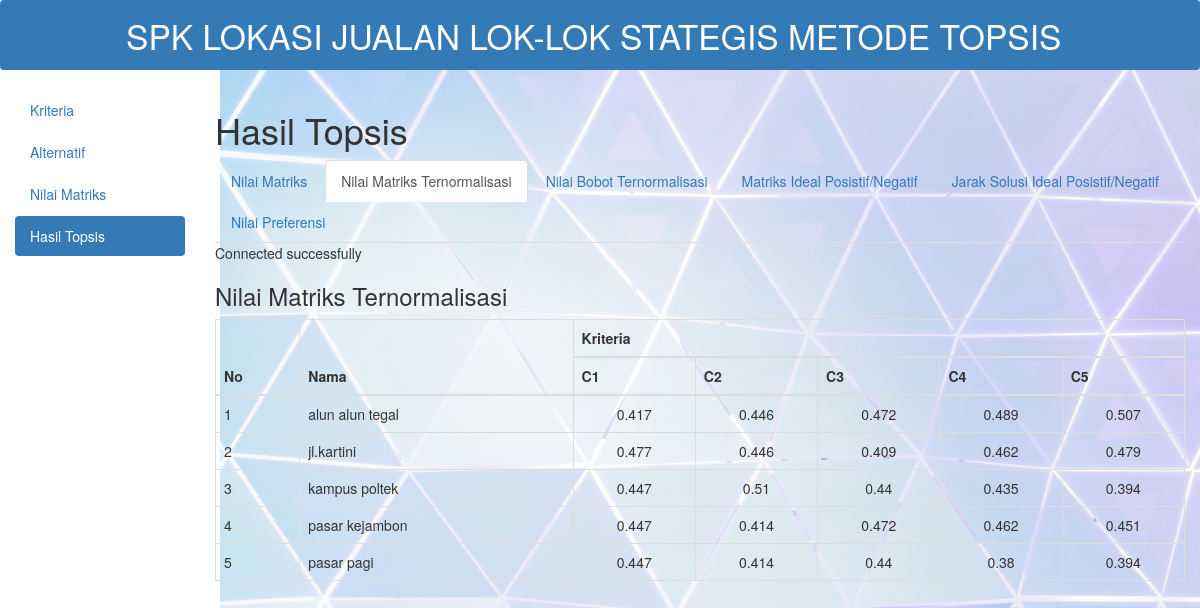
Screenshot of /index.php?a=hasiltopsis&k=nilai_matriks_normalisasi with the database file from the repository.
### tables this page shows
CREATE TABLE `alternatif` (
  `id_alternatif` varchar(5) NOT NULL,
  `nm_alternatif` varchar(35) NOT NULL
);

CREATE TABLE `nilai_matrik` (
  `id_matrik` int(7) NOT NULL,
  `id_alternatif` varchar(7) NOT NULL,
  `id_kriteria` varchar(7) NOT NULL,
  `nilai` double NOT NULL
);

### nilai_matriks_normalisasi.php (the view)
<?php
include ("konfig/koneksi.php");
$s=mysqli_query($conn,"select * from kriteria");
$h=mysqli_num_rows($s);
?>
<div class="box-header">
    <h3 class="box-title " >Nilai Matriks Ternormalisasi</h3>
</div>
<table class="table table-bordered table-responsive">
<thead>
<tr>
<th rowspan="2">No</th>
<th rowspan="2">Nama</th>
<th colspan="<?php echo $h; ?>">Kriteria</th>
</tr>
<tr>
<?php
for($n=1;$n<=$h;$n++){
	echo"<th>C{$n}</th>";
}
?>
</tr>
</thead>
<tbody>
<?php
$i=0;
$a=mysqli_query($conn,"select * from alternatif order by id_alternatif asc");
while($da=mysqli_fetch_assoc($a)){
	echo "<tr>
		<td>".(++$i)."</td>
		<td>$da[nm_alternatif]</td>";
		$idalt=$da['id_alternatif'];
			$n=mysqli_query($conn,"select * from nilai_matrik where id_alternatif='$idalt' order by id_matrik asc" );
		while($dn=mysqli_fetch_assoc($n)){
			$idk=$dn['id_kriteria'];
			$nilai_kuadrat=0;
			$k=mysqli_query($conn,"select * from nilai_matrik where id_kriteria='$idk' ");
			while($dkuadrat=mysqli_fetch_assoc($k)){
				$nilai_kuadrat=$nilai_kuadrat+($dkuadrat['nilai']*$dkuadrat['nilai']);
			}
			echo "<td align='center'>".round(($dn['nilai']/sqrt($nilai_kuadrat)),3)."</td>";
		}
		echo "</tr>\n";
}
?>
</tbody>
</table>

### rows the page displays
alternatif: nm_alternatif "alun alun tegal"
nilai_matrik: $dn['nilai']/sqrt($nilai_kuadrat) "0.417"
nilai_matrik: $dn['nilai']/sqrt($nilai_kuadrat) "0.446"
nilai_matrik: $dn['nilai']/sqrt($nilai_kuadrat) "0.472"
nilai_matrik: $dn['nilai']/sqrt($nilai_kuadrat) "0.489"
nilai_matrik: $dn['nilai']/sqrt($nilai_kuadrat) "0.507"
alternatif: nm_alternatif "jl.kartini"
nilai_matrik: $dn['nilai']/sqrt($nilai_kuadrat) "0.477"
nilai_matrik: $dn['nilai']/sqrt($nilai_kuadrat) "0.446"
nilai_matrik: $dn['nilai']/sqrt($nilai_kuadrat) "0.409"
nilai_matrik: $dn['nilai']/sqrt($nilai_kuadrat) "0.462"
nilai_matrik: $dn['nilai']/sqrt($nilai_kuadrat) "0.479"
alternatif: nm_alternatif "kampus poltek"
nilai_matrik: $dn['nilai']/sqrt($nilai_kuadrat) "0.447"
nilai_matrik: $dn['nilai']/sqrt($nilai_kuadrat) "0.51"
nilai_matrik: $dn['nilai']/sqrt($nilai_kuadrat) "0.44"
nilai_matrik: $dn['nilai']/sqrt($nilai_kuadrat) "0.435"
nilai_matrik: $dn['nilai']/sqrt($nilai_kuadrat) "0.394"
alternatif: nm_alternatif "pasar kejambon"
nilai_matrik: $dn['nilai']/sqrt($nilai_kuadrat) "0.447"
nilai_matrik: $dn['nilai']/sqrt($nilai_kuadrat) "0.414"
nilai_matrik: $dn['nilai']/sqrt($nilai_kuadrat) "0.472"
nilai_matrik: $dn['nilai']/sqrt($nilai_kuadrat) "0.462"
nilai_matrik: $dn['nilai']/sqrt($nilai_kuadrat) "0.451"
alternatif: nm_alternatif "pasar pagi"
nilai_matrik: $dn['nilai']/sqrt($nilai_kuadrat) "0.447"
nilai_matrik: $dn['nilai']/sqrt($nilai_kuadrat) "0.414"
nilai_matrik: $dn['nilai']/sqrt($nilai_kuadrat) "0.44"
nilai_matrik: $dn['nilai']/sqrt($nilai_kuadrat) "0.38"
nilai_matrik: $dn['nilai']/sqrt($nilai_kuadrat) "0.394"
